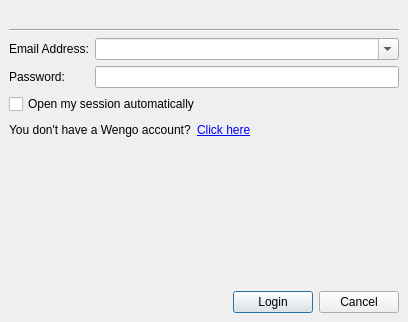
<ui version="4.0" >
 <author></author>
 <comment></comment>
 <exportmacro></exportmacro>
 <class>LoginWindow</class>
 <widget class="QDialog" name="LoginWindow" >
  <property name="geometry" >
   <rect>
    <x>0</x>
    <y>0</y>
    <width>408</width>
    <height>322</height>
   </rect>
  </property>
  <property name="windowTitle" >
   <string>WengoPhone - Login</string>
  </property>
  <layout class="QGridLayout" >
   <property name="margin" >
    <number>9</number>
   </property>
   <property name="spacing" >
    <number>6</number>
   </property>
   <item row="5" column="0" colspan="2" >
    <layout class="QGridLayout" >
     <property name="margin" >
      <number>0</number>
     </property>
     <property name="spacing" >
      <number>6</number>
     </property>
     <item row="0" column="0" >
      <widget class="QLabel" name="label" >
       <property name="text" >
        <string>&lt;html>&lt;head>&lt;meta name="qrichtext" content="1" />&lt;/head>&lt;body style=" white-space: pre-wrap; font-family:Sans Serif; font-size:9pt; font-weight:400; font-style:normal; text-decoration:none;">&lt;p style=" margin-top:0px; margin-bottom:0px; margin-left:0px; margin-right:0px; -qt-block-indent:0; text-indent:0px; font-family:MS Shell Dlg;">You don't have a Wengo account?&lt;/p>&lt;/body>&lt;/html></string>
       </property>
      </widget>
     </item>
     <item row="0" column="1" >
      <widget class="QLabel" name="linkWengoAccountLabel" >
       <property name="cursor" >
        <cursor>13</cursor>
       </property>
       <property name="text" >
        <string>&lt;html>&lt;head>&lt;meta name="qrichtext" content="1" />&lt;/head>&lt;body style=" white-space: pre-wrap; font-family:Sans Serif; font-size:9pt; font-weight:400; font-style:normal; text-decoration:none;">&lt;p style=" margin-top:0px; margin-bottom:0px; margin-left:0px; margin-right:0px; -qt-block-indent:0; text-indent:0px;">&lt;span style=" font-family:MS Shell Dlg; text-decoration: underline; color:#0000ff;">Click here&lt;/span>&lt;/p>&lt;/body>&lt;/html></string>
       </property>
      </widget>
     </item>
     <item row="0" column="2" >
      <spacer>
       <property name="orientation" >
        <enum>Qt::Horizontal</enum>
       </property>
       <property name="sizeHint" >
        <size>
         <width>40</width>
         <height>20</height>
        </size>
       </property>
      </spacer>
     </item>
    </layout>
   </item>
   <item row="7" column="0" colspan="2" >
    <layout class="QGridLayout" >
     <property name="margin" >
      <number>0</number>
     </property>
     <property name="spacing" >
      <number>6</number>
     </property>
     <item row="0" column="1" >
      <widget class="QPushButton" name="loginButton" >
       <property name="text" >
        <string>Login</string>
       </property>
       <property name="autoDefault" >
        <bool>true</bool>
       </property>
       <property name="default" >
        <bool>true</bool>
       </property>
      </widget>
     </item>
     <item row="0" column="0" >
      <spacer>
       <property name="orientation" >
        <enum>Qt::Horizontal</enum>
       </property>
       <property name="sizeHint" >
        <size>
         <width>40</width>
         <height>20</height>
        </size>
       </property>
      </spacer>
     </item>
     <item row="0" column="2" >
      <widget class="QPushButton" name="cancelButton" >
       <property name="text" >
        <string>Cancel</string>
       </property>
      </widget>
     </item>
    </layout>
   </item>
   <item row="0" column="0" colspan="2" >
    <widget class="QLabel" name="headerLabel" >
     <property name="pixmap" >
      <pixmap resource="../wengophone.qrc" >:/pics/headers/login.png</pixmap>
     </property>
     <property name="scaledContents" >
      <bool>true</bool>
     </property>
    </widget>
   </item>
   <item row="1" column="0" colspan="2" >
    <widget class="Line" name="line1" >
     <property name="orientation" >
      <enum>Qt::Horizontal</enum>
     </property>
    </widget>
   </item>
   <item row="2" column="0" >
    <widget class="QLabel" name="emailAddressLabel" >
     <property name="text" >
      <string>Email Address:</string>
     </property>
    </widget>
   </item>
   <item row="3" column="0" >
    <widget class="QLabel" name="passwordLabel" >
     <property name="text" >
      <string>Password:</string>
     </property>
    </widget>
   </item>
   <item row="2" column="1" >
    <widget class="QComboBox" name="loginComboBox" >
     <property name="editable" >
      <bool>true</bool>
     </property>
    </widget>
   </item>
   <item row="4" column="0" colspan="2" >
    <widget class="QCheckBox" name="autoLoginCheckBox" >
     <property name="toolTip" >
      <string>Check it if you want to use this Wengo account automatically</string>
     </property>
     <property name="text" >
      <string>Open my session automatically</string>
     </property>
    </widget>
   </item>
   <item row="3" column="1" >
    <widget class="QLineEdit" name="passwordLineEdit" >
     <property name="echoMode" >
      <enum>QLineEdit::Password</enum>
     </property>
    </widget>
   </item>
   <item row="6" column="1" >
    <spacer>
     <property name="orientation" >
      <enum>Qt::Vertical</enum>
     </property>
     <property name="sizeHint" >
      <size>
       <width>20</width>
       <height>40</height>
      </size>
     </property>
    </spacer>
   </item>
  </layout>
 </widget>
 <pixmapfunction></pixmapfunction>
 <tabstops>
  <tabstop>loginComboBox</tabstop>
  <tabstop>passwordLineEdit</tabstop>
  <tabstop>autoLoginCheckBox</tabstop>
  <tabstop>loginButton</tabstop>
  <tabstop>cancelButton</tabstop>
 </tabstops>
 <resources>
  <include location="../wengophone.qrc" />
 </resources>
 <connections>
  <connection>
   <sender>loginButton</sender>
   <signal>clicked()</signal>
   <receiver>LoginWindow</receiver>
   <slot>accept()</slot>
   <hints>
    <hint type="sourcelabel" >
     <x>278</x>
     <y>253</y>
    </hint>
    <hint type="destinationlabel" >
     <x>96</x>
     <y>254</y>
    </hint>
   </hints>
  </connection>
  <connection>
   <sender>cancelButton</sender>
   <signal>clicked()</signal>
   <receiver>LoginWindow</receiver>
   <slot>reject()</slot>
   <hints>
    <hint type="sourcelabel" >
     <x>369</x>
     <y>253</y>
    </hint>
    <hint type="destinationlabel" >
     <x>179</x>
     <y>282</y>
    </hint>
   </hints>
  </connection>
 </connections>
</ui>
